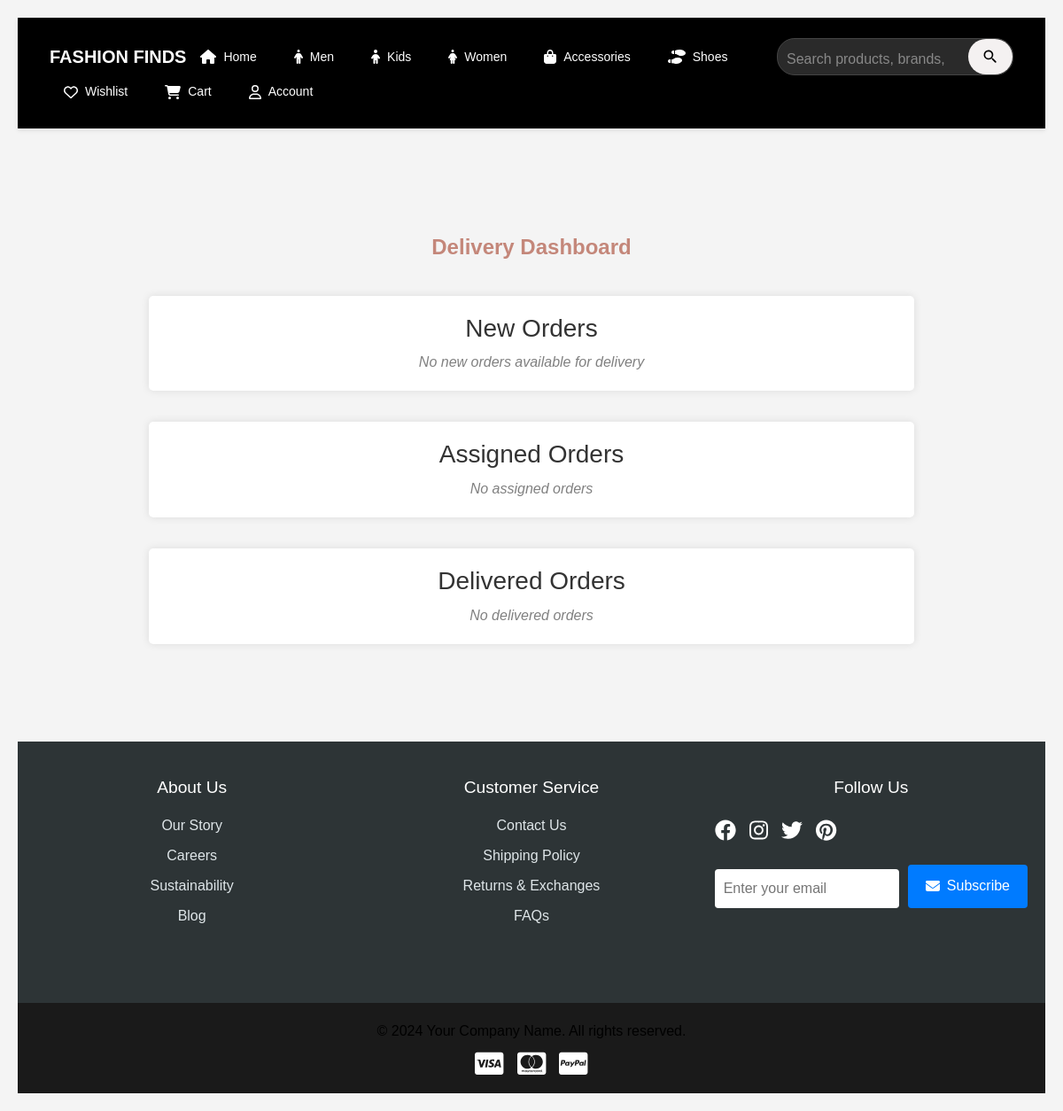
The app's page /delivery/dashboard (signed in), older data.
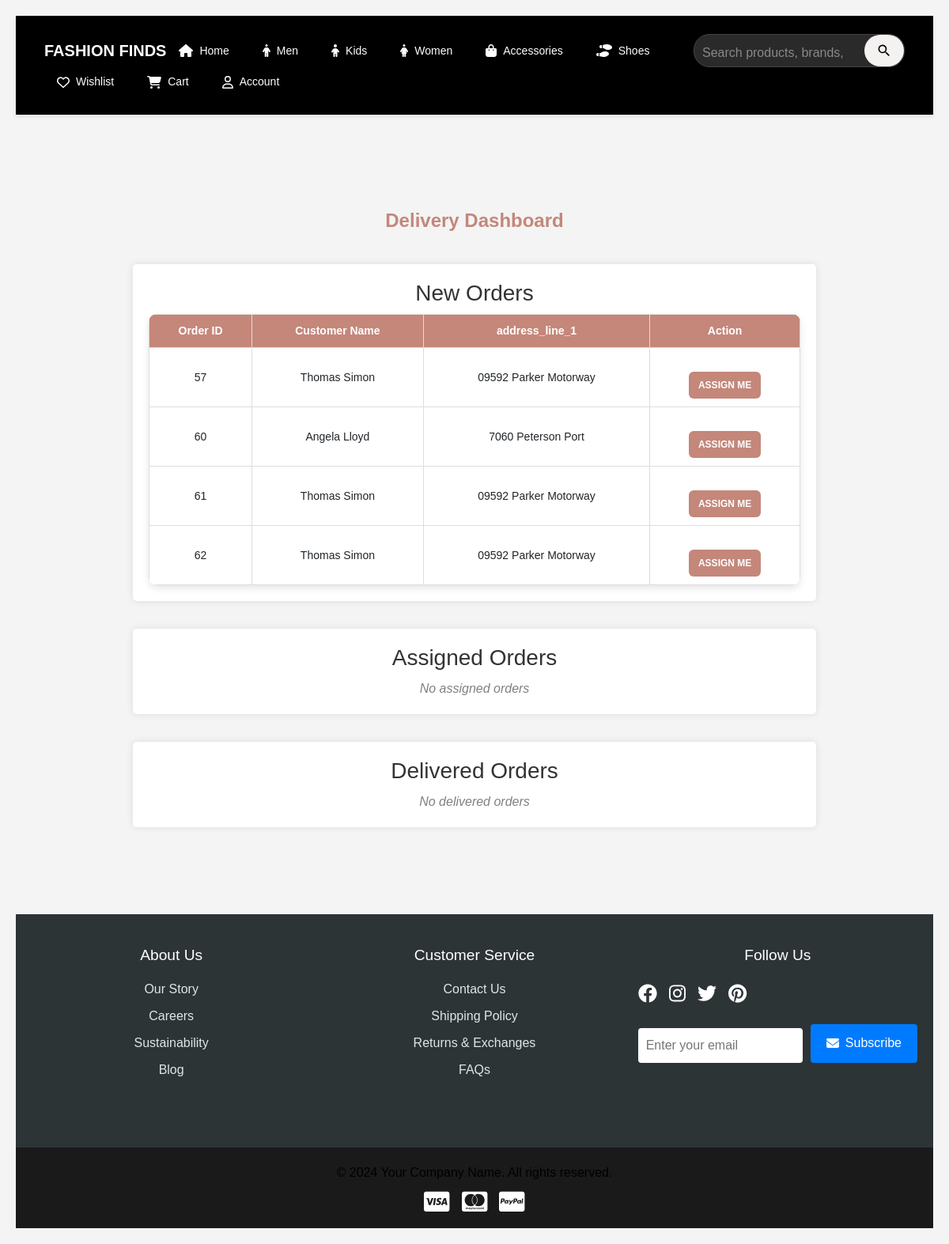
The same page, newer data.
### app/models.py (models this page shows, shortened)
class Order(db.Model):
    __tablename__ = 'orders'
    id = db.Column(db.Integer, primary_key=True)
    user_id = db.Column(db.Integer, db.ForeignKey('users.id'), nullable=False)
    total_price = db.Column(db.Float, nullable=False)
    status = db.Column(db.String(50), nullable=False, default="Pending")  # ('Pending', 'Shipped', 'Delivered', 'Cancelled')
    order_date = db.Column(db.DateTime, nullable=False, default=lambda: datetime.now(timezone.utc))
    delivery_date = db.Column(db.DateTime, nullable=True)
    order_items = db.relationship('OrderItem', backref='order', lazy=True, cascade="all, delete-orphan")
    delivery_person_id = db.Column(db.Integer, db.ForeignKey('users.id'), nullable=True)
    customer_name = db.Column(db.String(100), nullable=False)
    address_line_1 = db.Column(db.String(100), nullable=False)
    state = db.Column(db.String(100), nullable=False)
    city = db.Column(db.String(100), nullable=False)
    pincode = db.Column(db.String(20), nullable=False)
    mail = db.Column(db.String(50), nullable=False)

### app/delivery.py (the view)
@delivery_bp.route('/dashboard')
@login_required
def dashboard():
    person = current_user
    if not person:
        return "User not found", 404  # Handle non-existent users
    available_orders = Order.query.filter_by(city=person.city, delivery_person_id=None).all()
    delivered_orders = Order.query.filter_by(status="Delivered", delivery_person_id=person.id).all()
    assigned_orders = Order.query.filter(Order.delivery_person_id == person.id, Order.status != "Delivered").all()
    return render_template('delivery_dashboard.html', person=person, new_orders=available_orders, assigned_orders=assigned_orders, delivered=delivered_orders)

### app/templates/delivery_dashboard.html (shortened to what this page needs)
{% extends "base.html" %}
{% block content %}
<link rel="stylesheet" href="{{ url_for('static', filename='css/delivery.css') }}">
    <h2 class="title" style="color: #C4877A; font-size: 30 px; font-weight: bold;">Delivery Dashboard</h2>
    <div class="container">
        <div class="section">
            <h3>New Orders</h3>
            {% if new_orders %}
                <table>
                    <tr>
                        <th>Order ID</th>
                        <th>Customer Name</th>
                        <th>address_line_1</th>
                        <th>Action</th>
                    </tr>
                    {% for order in new_orders %}
                    <tr>
                        <td>{{ order.id }}</td>
                        <td>{{ order.customer_name }}</td>
                        <td>{{ order.address_line_1 }}</td>
                        <td>
                            <a href="{{ url_for('delivery.assign_delivery', order_id=order.id) }}">
                                <button class="btn btn-update-status" type="button">Assign Me</button>
                            </a>
                        </td>
                    </tr>
                    {% endfor %}
                </table>
            {% else %}
                <p class="empty">No new orders available for delivery</p>
            {% endif %}
        </div>
        <div class="section">
            <h3>Assigned Orders</h3>
            {% if assigned_orders %}
                <table>
                    <tr>
                        <th>Order ID</th>
                        <th>Customer Name</th>
                        <th>Address</th>
                        <th>Status</th>
                        <th>Action</th>
                    </tr>
                    {% for order in assigned_orders %}
                    <tr>
                        <td>{{ order.id }}</td>
                        <td>{{ order.customer_name }}</td>
                        <td>{{ order.address_line_1 }}</td>
                        <td>
                            <select class="statusSelect" data-order-id="{{ order.id }}">
                                <option value="In Transit" {% if order.delivery_status == "In Transit" %}selected{% endif %}>In Transit</option>
                                <option value="Accepted" {% if order.delivery_status == "Accepted" %}selected{% endif %}>Accepted</option>
                                <option value="Delivered" {% if order.delivery_status == "Delivered" %}selected{% endif %}>Delivered</option>
                                <option value="Cancel" {% if order.delivery_status == "Cancel" %}selected{% endif %}>Cancel</option>
                            </select>
                        </td>
                        <td>
                            <a href="{{ url_for('delivery.update_status', order_id=order.id, status=order.delivery_status) }}" id="updateStatusLink-{{ order.id }}">
                                <button class="btn btn-update-status">Update Status</button>
                            </a>
                        </td>
                    </tr>
                    {% endfor %}
                </table>
                <script>
                    document.querySelectorAll('.statusSelect').forEach((select) => {
                        select.addEventListener('change', function() {
                            let orderId = this.dataset.orderId;
                            let updateLink = document.getElementById(`updateStatusLink-${orderId}`);
                            updateLink.href = "{{ url_for('delivery.update_status', order_id=0, status='PLACEHOLDER') }}"
                                .replace('0', orderId)
                                .replace('PLACEHOLDER', this.value);
                            console.log(`Updated URL for Order ${orderId}: ${updateLink.href}`);
                        });
                    });
                </script>
            {% else %}
                <p class="empty">No assigned orders</p>
            {% endif %}
        </div>
        <div class="section">
            <h3>Delivered Orders</h3>
            {% if delivered %}
                <table>
                    <tr>
                        <th>Order ID</th>
                        <th>Customer Name</th>
                        <th>Address</th>
                        <th>Status</th>
                    </tr>
                    {% for order in delivered %}
                    <tr>
                        <td>{{ order.id }}</td>
                        <td>{{ order.customer_name }}</td>
                        <td>{{ order.address_line_1 }}</td>
                        <td>{{ order.status }}</td>
                    </tr>
                    {% endfor %}
                </table>
            {% else %}
                <p class="empty">No delivered orders</p>
            {% endif %}
        </div>
    </div>
{% endblock %}

### app/templates/base.html (shortened to what this page needs)
<!DOCTYPE html>
<html lang="en">
<head>
    <link rel="stylesheet" href="https://cdn.jsdelivr.net/npm/bootstrap@4.5.3/dist/css/bootstrap.min.css">
    <link rel="stylesheet" href="{{url_for('static',filename='css/style.css')}}">
</head>
<body>
    {% include 'navbar.html' %}
    <main>
        {% block content %}{% endblock %}
    </main>
    {% include 'footer.html' %}
</body>
</html>

### app/templates/navbar.html (shortened to what this page needs)
<!DOCTYPE html>
<html lang="en">
<head>
    <link rel="stylesheet" href="https://cdnjs.cloudflare.com/ajax/libs/font-awesome/6.4.0/css/all.min.css">
    <link rel="stylesheet" href="{{url_for('static',filename='css/style.css')}}">
</head>
    <div class="nav-container">
        <nav class="navbar">
            <div class="logo">FASHION FINDS</div>
            <div class="main-nav">
                <a href="/" class="nav-item active">
                    <i class="fas fa-home"></i>
                    <span>Home</span>
                </a>
                <a href="{{ url_for('views.products_by_category', category_name='Men') }}" class="nav-item">
                    <i class="fas fa-male"></i>
                    <span>Men</span>
                </a>
                <a href="{{ url_for('views.products_by_category', category_name='Kids') }}" class="nav-item">
                    <i class="fas fa-child"></i>
                    <span>Kids</span>
                </a>
                <a href="{{ url_for('views.products_by_category', category_name='Women') }}" class="nav-item">
                    <i class="fas fa-female"></i>
                    <span>Women</span>
                </a>
                <a href="{{ url_for('views.products_by_category', category_name='Accessories') }}" class="nav-item">
                    <i class="fas fa-bag-shopping"></i>
                    <span>Accessories</span>
                </a>
                <a href="{{ url_for('views.products_by_category', category_name='Shoes') }}" class="nav-item">
                    <i class="fas fa-shoe-prints"></i>
                    <span>Shoes</span>
                </a>
            </div>
                <div class="search-container">
                    <form action="{{ url_for('views.search') }}" method="GET" class="search-bar">
                        <input type="text"
                               name="query"
                               class="search-input"
                               placeholder="Search products, brands, and categories..."
                               required>
                        <button type="submit" class="search-button">
                        </button>
                    </form>
                </div>
            <div class="nav-actions">
                <a href="/wishlist" class="nav-item">
                    <i class="far fa-heart"></i>
                    <span>Wishlist</span>
                </a>
                <a href="/cart" class="nav-item">
                    <i class="fas fa-shopping-cart"></i>
                    <span>Cart</span>
                </a>
                <div class="dropdown">
                    <a href="{{url_for('auth.account')}}" class="nav-item">
                        <i class="far fa-user"></i>
                        <span>Account</span>
                    </a>
                </div>
            </div>
        </nav>
    </div>

### app/templates/footer.html (shortened to what this page needs)
    <footer class="site-footer">
        <div class="footer-container">
            <div class="footer-section">
                <h4>About Us</h4>
                <ul class="footer-links">
                    <li><a href="#">Our Story</a></li>
                    <li><a href="#">Careers</a></li>
                    <li><a href="#">Sustainability</a></li>
                    <li><a href="#">Blog</a></li>
                </ul>
            </div>
            <div class="footer-section">
                <h4>Customer Service</h4>
                <ul class="footer-links">
                    <li><a href="#">Contact Us</a></li>
                    <li><a href="#">Shipping Policy</a></li>
                    <li><a href="#">Returns & Exchanges</a></li>
                    <li><a href="/faqs">FAQs</a></li>
                </ul>
            </div>
            <div class="footer-section">
                <h4>Follow Us</h4>
                <div class="social-media">
                    <a href="#" class="social-link" aria-label="Facebook">
                        <i class="fab fa-facebook"></i>
                    </a>
                    <a href="#" class="social-link" aria-label="Instagram">
                        <i class="fab fa-instagram"></i>
                    </a>
                    <a href="#" class="social-link" aria-label="Twitter">
                        <i class="fab fa-twitter"></i>
                    </a>
                    <a href="#" class="social-link" aria-label="Pinterest">
                        <i class="fab fa-pinterest"></i>
                    </a>
                </div>
                <div class="newsletter">
                    <form class="newsletter-form" onsubmit="handleSubscribe(event)">
                        <input type="email" class="newsletter-input"
                               placeholder="Enter your email" required>
                        <button type="submit" class="subscribe-btn">
                            <i class="fas fa-envelope"></i>
                            Subscribe
                        </button>
                    </form>
                </div>
            </div>
        </div>
        <div class="footer-bottom">
            <p>&copy; 2024 Your Company Name. All rights reserved.</p>
            <div class="payment-icons">
                <i class="fab fa-cc-visa"></i>
                <i class="fab fa-cc-mastercard"></i>
                <i class="fab fa-cc-paypal"></i>
            </div>
        </div>
    </footer>

### app/static/css/style.css (style rules this page uses)
* { margin: 0; padding: 0; box-sizing: border-box; font-family: Arial, sans-serif; }
.nav-container { background: #000000; padding: 15px 20px; box-shadow: 0 2px 5px rgba(0,0,0,0.1); }
.navbar { display: flex; justify-content: space-between; align-items: center; max-width: 1600px; margin: 0 auto; gap: 0px; }
.logo { color: white; font-size: 20px; font-weight: bold; min-width: 120px; }
.main-nav { display: flex; gap: 10px; align-items: center; flex: 1; }
.nav-item { position: relative; display: flex; align-items: center; gap: 8px; color: white; cursor: pointer; padding: 8px 12px; border-radius: 4px; transition: all 0.3s; text-decoration: none; padding: 0.5rem 1rem; }
.nav-item span { font-size: 14px; }
.search-bar { display: flex; align-items: center; background-color: #2a2a2a; border-radius: 20px; border: 1px solid #444; transition: all 0.3s ease; }
.search-input { border: none; background: transparent; padding: 5px 10px; color: white; font-size: 16px; width: 200px; }
.search-input::placeholder { color: #888; }
.search-button { background: #f4f1f1; border: none; padding: 10px 15px; border-radius: 25px; cursor: pointer; transition: all 0.3s ease; display: flex; align-items: center; }
.search-icon { width: 20px; height: 20px; fill: #000; }
.nav-actions { display: flex; gap: 10px; align-items: center; flex-shrink: 0; }
.dropdown { position: relative; }
.container { display: flex; flex-wrap: wrap; gap: 20px; justify-content: center; padding: 20px; max-width: 1400px; margin: 0 auto; }
.container { display: flex; flex-wrap: wrap; justify-content: center; gap: 15px; width: 100%; max-width: 1200px; }
main { flex: 1; padding: 20px; }
.site-footer { background: #2d3436; color: white; padding: 40px 0 0; margin-top: auto; }
.footer-container { max-width: 1200px; margin: 0 auto; padding: 0 20px; display: grid; grid-template-columns: repeat(auto-fit, minmax(250px, 1fr)); gap: 30px; }
.footer-section { margin-bottom: 30px; }
.footer-section h4 { color: #fff; margin-bottom: 20px; font-size: 1.2rem; }
.footer-links { list-style: none; }
.footer-links li { margin-bottom: 10px; }
.footer-links a { color: #dfe6e9; text-decoration: none; transition: color 0.3s; }
.social-media { display: flex; gap: 15px; margin-bottom: 20px; }
.social-link { color: white; font-size: 1.5rem; transition: transform 0.3s, color 0.3s; }
.newsletter-form { display: flex; gap: 10px; flex-wrap: wrap; }
.newsletter-input { padding: 10px; border: none; border-radius: 4px; flex: 1; min-width: 200px; }
.subscribe-btn { padding: 10px 20px; background: #007bff; color: white; border: none; border-radius: 4px; cursor: pointer; transition: background 0.3s; display: flex; align-items: center; gap: 8px; }
.footer-bottom { background: #1a1a1a; padding: 20px; margin-top: 40px; text-align: center; }
.footer-bottom p { margin-bottom: 10px; }
.payment-icons { display: flex; justify-content: center; gap: 15px; font-size: 1.8rem; }
body { font-family: Arial, sans-serif; margin: 0; padding: 0; }
p { font-size: 16px; color: black; margin: 0; }
a { text-decoration: none; }
form { display: grid; gap: 15px; }
html, body { height: 100%; margin: 0; overflow-x: hidden; }
input, textarea, select { margin-top: 5px; padding: 12px; border-radius: 5px; border: 1px solid #ccc; font-size: 1em; width: 100%; }
button { background-color: #262626; color: #f5f5f5; cursor: pointer; border: none; padding: 12px; border-radius: 5px; font-size: 1em; transition: background-color 0.3s; }
a { color: black; text-decoration: none; }
.btn { display: inline-block; padding: 12px; margin-top: 20px; background-color: #262626; color: #f5f5f5; border: none; border-radius: 5px; cursor: pointer; text-decoration: none; transition: background-color 0.3s; }

Row changes from the older to the newer data that the page shows:
added Order: id "57", customer_name "Thomas Simon", address_line_1 "09592 Parker Motorway"
added Order: id "60", customer_name "Angela Lloyd", address_line_1 "7060 Peterson Port"
added Order: id "61", customer_name "Thomas Simon", address_line_1 "09592 Parker Motorway"
added Order: id "62", customer_name "Thomas Simon", address_line_1 "09592 Parker Motorway"
Text that changed along with them:
text no longer shown: "No new orders available for delivery"
text now shown: "Order ID Customer Name address_line_1 Action"
